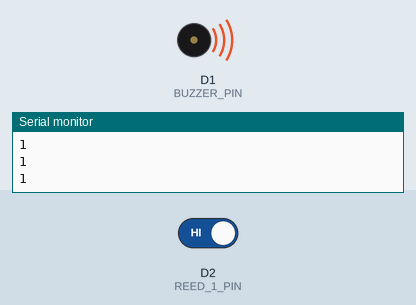
Simulated run of this sketch. Board: ESP8266 (NodeMCU). On the bench: buzzer (waves = sounding, pin HIGH), the last lines printed to the serial monitor. The inputs (shaded band) are chosen by the test bench; at power-on: D2 (REED_1_PIN) HIGH.

Above: at 1.2 s.
1.3 s: D2 (REED_1_PIN) driven LOW
At 2.1 s:
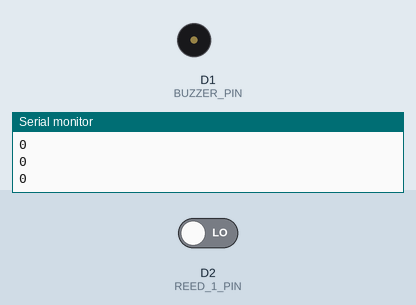
2.8 s: D2 (REED_1_PIN) driven HIGH
At 3.3 s:
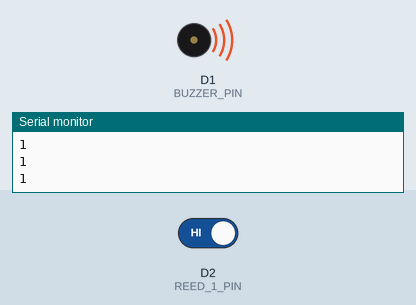
Timing chart, 0 to 5.8 s (numbered marks = the images above; inputs shaded):
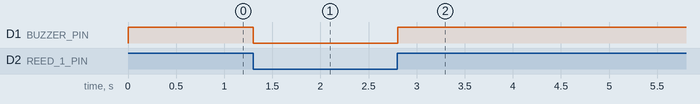

The sketch:

reed_sensor.ino
```cpp
#define BUZZER_PIN D1
#define REED_1_PIN D2

void setup() {
  pinMode(BUZZER_PIN, OUTPUT);
  pinMode(REED_1_PIN, INPUT);
  Serial.begin(9600);
}

void loop() {
  int reed1Val = digitalRead(REED_1_PIN);

  if (reed1Val == 0) {
    digitalWrite (BUZZER_PIN, LOW);
  } else {
    digitalWrite (BUZZER_PIN, HIGH);
  }
  Serial.println(reed1Val);

  delay(100);
}
```

Measured:
- after the input at 1.3 s, D1 (BUZZER_PIN): HIGH → LOW at once
- after the input at 2.8 s, D1 (BUZZER_PIN): LOW → HIGH at once
